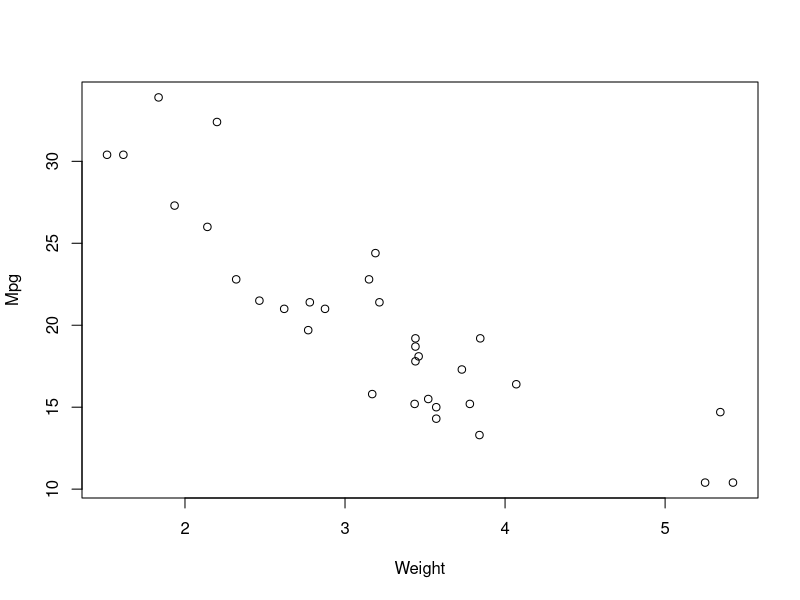
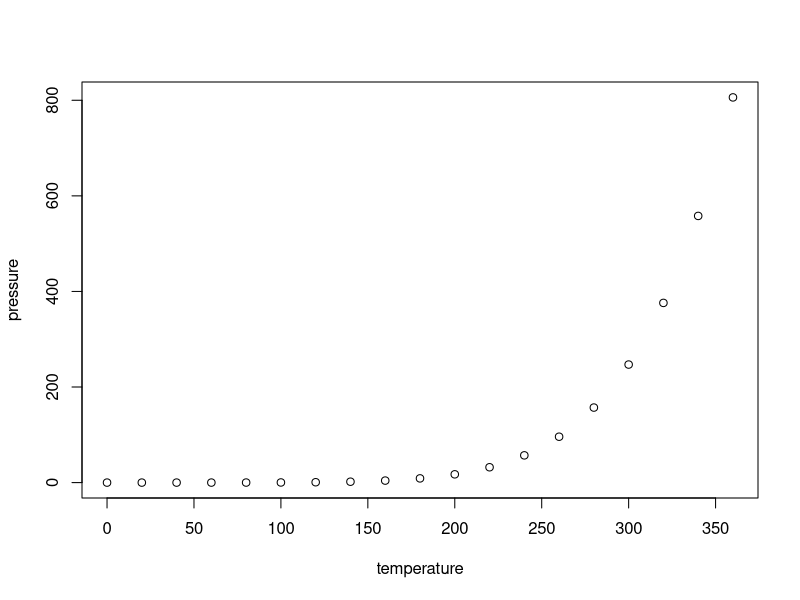

Write the R code that produced these figures, in order.
## ---- chunk 1
knitr::opts_chunk$set(echo = FALSE)
## ---- chunk 2
head(mtcars)
## ---- chunk 3
head(mtcars)
## ---- chunk 4
plot(mtcars$wt, mtcars$mpg, xlab="Weight", ylab="Mpg")
## ---- chunk 5
summary(cars)
## ---- chunk 6
plot(pressure)
